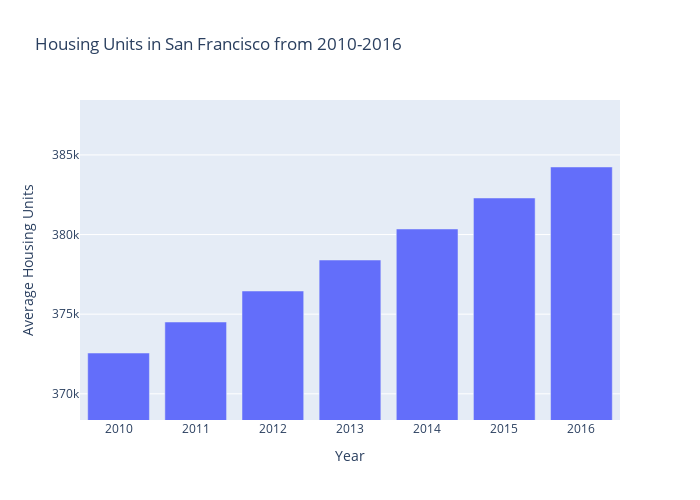

Notebook source saved alongside this figure:
### Code cell
# Use the Pandas plot function to plot the average housing units per year.
# Note: You will need to manually adjust the y limit of the chart using the min and max values from above.

bar_fig = px.bar(avg_housing_unit, x=avg_housing_unit.index, y="housing_units", title="Housing Units in San Francisco from 2010-2016")

# Use the min, max, and std to scale the y limits of the chart
min = avg_housing_unit['housing_units'].min()
max = avg_housing_unit['housing_units'].max()
std = avg_housing_unit['housing_units'].std()

# Set plot size for better readability
bar_fig.update_layout(
    autosize=False,
    width=700,
    height=500
)

# Adjust y limits based on min, max, and std
bar_fig.update_yaxes(range=(min-std,max+std), title='Average Housing Units')
bar_fig.update_xaxes(title='Year')

# Show plot
bar_fig.show()

### Figure 1 — Plotly figure (JSON) as saved in the notebook; plotly's stock layout.template omitted (floating-point values rounded to 4 significant figures)
{"data": [{"alignmentgroup": "True", "hovertemplate": "year=%{x}<br>housing_units=%{y}<extra></extra>", "legendgroup": "", "marker": {"color": "#636efa", "pattern": {"shape": ""}}, "name": "", "offsetgroup": "", "orientation": "v", "showlegend": false, "textposition": "auto", "type": "bar", "x": [2010, 2011, 2012, 2013, 2014, 2015, 2016], "xaxis": "x", "y": [372560, 374507, 376454, 378401, 380348, 382295, 384242], "yaxis": "y"}], "layout": {"autosize": false, "barmode": "relative", "height": 500, "legend": {"tracegroupgap": 0}, "title": {"text": "Housing Units in San Francisco from 2010-2016"}, "width": 700, "xaxis": {"anchor": "y", "autorange": true, "domain": [0, 1], "range": [2010.0, 2016.0], "title": {"text": "Year"}, "type": "linear"}, "yaxis": {"anchor": "x", "domain": [0, 1], "range": [368400.0, 388400.0], "title": {"text": "Average Housing Units"}, "type": "linear"}}}
